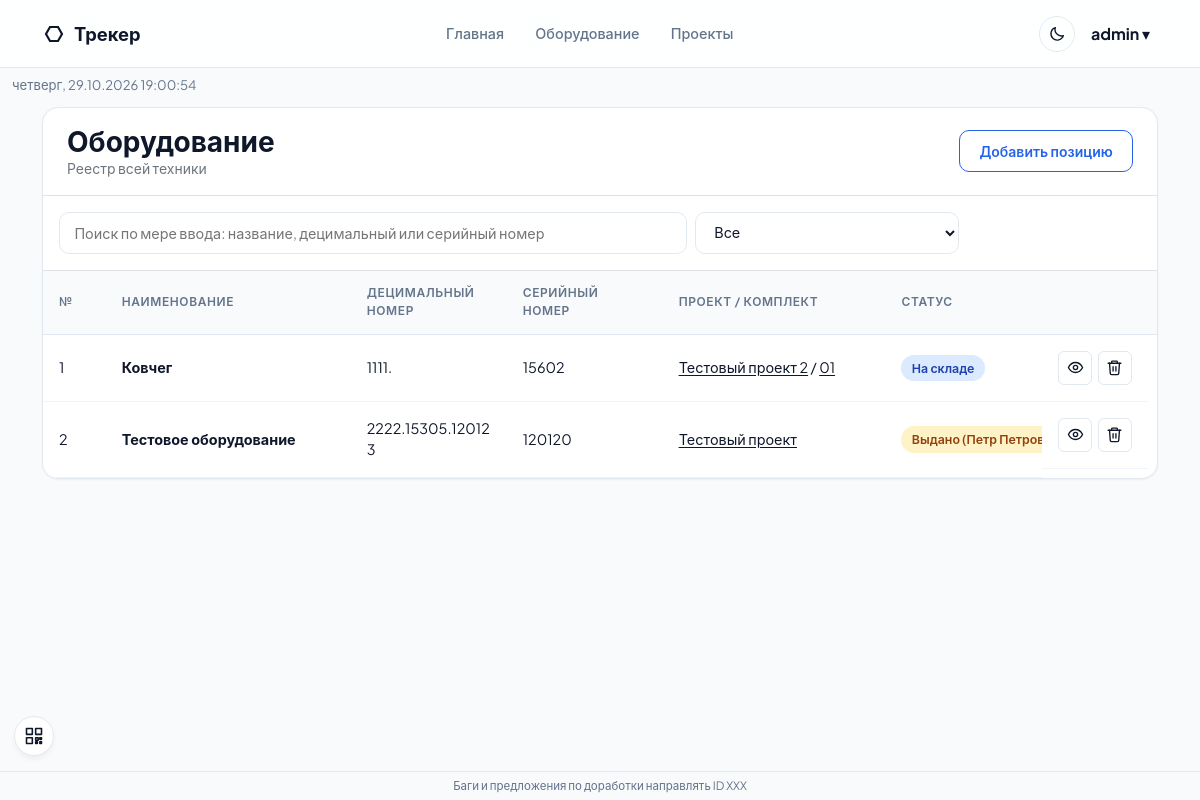
The app's page /equipment/ (signed in) with its own data.
### app/models.py (models this page shows, shortened)
class User(UserMixin, db.Model):
    __tablename__ = 'users'
    id = db.Column(db.Integer, primary_key=True)
    username = db.Column(db.String(64), unique=True, nullable=False)
    password_hash = db.Column(db.String(256), nullable=False)
    password_plain = db.Column(db.String(256))
    must_change_password = db.Column(db.Boolean, default=False, nullable=False)
    role = db.Column(db.String(20), default='user')
    can_report = db.Column(db.Boolean, default=False)
    can_data = db.Column(db.Boolean, default=False)
    created_at = db.Column(db.DateTime, default=datetime.utcnow)
    equipments = db.relationship('Equipment', backref='owner', lazy='dynamic')
    projects = db.relationship('Project', backref='owner', lazy='dynamic')
    employees = db.relationship('Employee', backref='owner', lazy='dynamic')
    operations = db.relationship('Operation', backref='owner', lazy='dynamic')
    @property
    def is_admin(self):
        return self.role == 'admin'
    @property
    def can_use_report(self):
        return self.is_admin or bool(self.can_report)
    @property
    def can_use_data(self):
        return self.is_admin or bool(self.can_data)

class Equipment(db.Model):
    __tablename__ = 'equipments'
    id = db.Column(db.Integer, primary_key=True)
    user_id = db.Column(db.Integer, db.ForeignKey('users.id'), nullable=False)
    name = db.Column(db.String(120), nullable=False)
    category = db.Column(db.String(60))
    decimal_number = db.Column(db.String(100))
    serial_number = db.Column(db.String(100), nullable=True)
    status = db.Column(db.String(80), default='На складе')
    project_id = db.Column(db.Integer, db.ForeignKey('projects.id'), nullable=True)
    kit_id = db.Column(db.Integer, db.ForeignKey('kits.id'), nullable=True)
    received_at = db.Column(db.DateTime, default=datetime.utcnow)
    received_from = db.Column(db.String(255))
    acceptance_report = db.Column(db.String(500))
    photo_path = db.Column(db.String(500))
    status_before_archive = db.Column(db.String(80))
    photos = db.relationship('EquipmentPhoto', backref='equipment', cascade='all, delete-orphan', lazy=True)
    created_at = db.Column(db.DateTime, default=datetime.utcnow)
    operation_items = db.relationship('OperationItem', backref='equipment', lazy=True)

class Project(db.Model):
    __tablename__ = 'projects'
    id = db.Column(db.Integer, primary_key=True)
    user_id = db.Column(db.Integer, db.ForeignKey('users.id'), nullable=False)
    name = db.Column(db.String(120), nullable=False)
    description = db.Column(db.Text)
    archived = db.Column(db.Boolean, default=False, nullable=False)
    created_at = db.Column(db.DateTime, default=datetime.utcnow)
    equipments = db.relationship('Equipment', backref='project', lazy=True)
    kits = db.relationship('Kit', backref='project', cascade='all, delete-orphan', lazy=True)

class Kit(db.Model):
    __tablename__ = 'kits'
    id = db.Column(db.Integer, primary_key=True)
    project_id = db.Column(db.Integer, db.ForeignKey('projects.id'), nullable=False)
    name = db.Column(db.String(120), nullable=False)
    equipments = db.relationship('Equipment', backref='kit', lazy=True)

### app/routes/equipment.py (the view)
@equipment_bp.route('/')
@login_required
def list_equipment():
    items = Equipment.query.filter_by(user_id=current_user.id).order_by(Equipment.name.asc()).all()
    projects = Project.query.filter_by(user_id=current_user.id, archived=False).all()
    kits = Kit.query.join(Project).filter(Project.user_id == current_user.id, Project.archived == False).all()
    return render_template('equipment/list.html', items=items, projects=projects, kits=kits)

### app/routes/main.py (called while the page is built)
def connect_url():
    host = request.host
    name, _, port = host.partition(':') if not host.startswith('[') else (host, '', '')
    if name in ('localhost', '127.0.0.1', '0.0.0.0', ''):
        host = _lan_ip() + (':' + port if port else '')
    return f'{request.scheme}://{host}'

### templates/equipment/list.html (shortened to what this page needs)
{% extends 'base.html' %}
{% import '_icons.html' as icons %}
{% block content %}
<div class="card-custom p-0 overflow-hidden">
<div class="p-3 px-4 border-bottom d-flex justify-content-between align-items-center"><div><h3 class="fw-bold m-0">Оборудование</h3><p class="text-secondary small m-0">Реестр всей техники</p></div><a href="{{ url_for('equipment.add_equipment') }}" class="btn-primary-custom text-decoration-none">Добавить позицию</a></div>
<div class="p-3 border-bottom row g-2 filter-bar"><div class="col-md-7"><input id="equipmentSearch" class="form-control-custom" placeholder="Поиск по мере ввода: название, децимальный или серийный номер"></div><div class="col-md-3"><select id="statusFilter" class="form-select-custom"><option value="">Все</option><option value="На складе">На складе</option><option value="Выдано">Выдано</option><option value="Архивное">Архивное</option></select></div></div>
<div class="table-scroll">
<table class="table-fixed table-custom" id="equipmentTable"><thead><tr><th style="width:48px">№</th><th data-sort="1" style="width:22%">Наименование</th><th style="width:14%">Децимальный номер</th><th style="width:14%">Серийный номер</th><th style="width:20%">Проект / комплект</th><th style="width:120px">Статус</th><th class="col-actions" style="width:88px"></th></tr></thead>
<tbody>{% for item in items %}<tr data-text="{{ (item.name ~ ' ' ~ (item.decimal_number or '') ~ ' ' ~ (item.serial_number or '') ~ ' ' ~ (item.project.name if item.project else '') ~ ' ' ~ (item.kit.name if item.kit else ''))|lower }}" data-status="{{ 'Выдано' if item.status.startswith('Выдано') else item.status }}">
<td class="row-num">{{ loop.index }}</td><td><strong>{{ item.name }}</strong></td><td>{{ item.decimal_number or '—' }}</td><td>{{ item.serial_number or '—' }}</td><td>{% if item.project %}<a href="{{ url_for('directory.project_detail',proj_id=item.project.id) }}">{{ item.project.name }}</a>{% else %}—{% endif %}{% if item.kit %} / <a href="{{ url_for('directory.kit_detail',proj_id=item.project.id,kit_id=item.kit.id) }}">{{ item.kit.name }}</a>{% endif %}</td><td><span class="badge-custom {{ 'badge-stock' if item.status=='На складе' else 'badge-issued' }}">{{ item.status }}</span></td><td class="col-actions icon-actions"><a href="{{ url_for('equipment.detail',item_id=item.id) }}" class="icon-btn" title="Просмотр">{{ icons.eye() }}</a><form method="post" action="{{ url_for('equipment.delete_equipment',item_id=item.id) }}" onsubmit="return confirm('Удалить оборудование «{{ item.name|replace("'", "") }}»? Оно будет удалено вместе с историей перемещений и файлами. Действие нельзя отменить.');"><button type="submit" class="icon-btn icon-danger" title="Удалить">{{ icons.trash() }}</button></form></td>
</tr>{% else %}<tr><td colspan="7" class="text-center py-4 text-secondary">Оборудование отсутствует</td></tr>{% endfor %}</tbody></table>
</div></div>
{% endblock %}

### templates/base.html (shortened to what this page needs)
<!DOCTYPE html>
<html lang="ru">
<head>
<link href="https://cdn.jsdelivr.net/npm/bootstrap@5.3.0/dist/css/bootstrap.min.css" rel="stylesheet">
<link rel="stylesheet" href="{{ url_for('static', filename='css/style.css') }}">
</head>
<body>
{% if current_user.is_authenticated %}
<nav class="navbar-custom mb-0"><div class="container d-flex align-items-center justify-content-between">
<a class="navbar-brand-custom text-decoration-none" href="{{ url_for('main.index') }}">
<svg class="brand-icon" width="24" height="24" viewBox="0 0 24 24" fill="none" stroke="currentColor" stroke-width="2.2" aria-hidden="true"><polygon points="20,12 16,19 8,19 4,12 8,5 16,5"></polygon></svg>
<span>Трекер</span></a>
<div class="d-flex gap-1 align-items-center">
<a class="nav-link-custom text-decoration-none" href="{{ url_for('main.index') }}">Главная</a>
<a class="nav-link-custom text-decoration-none" href="{{ url_for('equipment.list_equipment') }}">Оборудование</a>
<a class="nav-link-custom text-decoration-none" href="{{ url_for('directory.projects') }}">Проекты</a>
</div>
<div class="d-flex align-items-center gap-2">
<button type="button" id="themeToggle" class="theme-toggle" aria-label="Темная тема" title="Темная тема"></button>
<div class="user-menu-wrap">
<button type="button" class="user-menu-trigger" aria-expanded="false"><strong>{{ current_user.username }}</strong> ▾</button>
</div>
</div></div></nav>
<div class="qr-widget" id="qrWidget">
  <button type="button" class="qr-toggle" title="Подключиться с телефона" aria-label="QR для подключения"><svg viewBox="0 0 24 24"><rect x="3" y="3" width="7" height="7"/><rect x="14" y="3" width="7" height="7"/><rect x="3" y="14" width="7" height="7"/><path d="M14 14h3v3h-3zM19 14h2v2h-2zM14 19h2v2h-2zM19 19h2v2h-2z"/></svg></button>
</div>
{% endif %}
<div id="appClock" class="app-clock-global" aria-live="polite"></div>
<div class="container py-2">
{% block content %}{% endblock %}
</div>
<div class="app-footer">Баги и предложения по доработки направлять ID XXX</div>
</body></html>

### templates/_icons.html (shortened to what this page needs)
{% macro eye() %}<svg viewBox="0 0 24 24" aria-hidden="true"><path d="M2 12s3.5-7 10-7 10 7 10 7-3.5 7-10 7S2 12 2 12z"/><circle cx="12" cy="12" r="3"/></svg>{% endmacro %}
{% macro trash() %}<svg viewBox="0 0 24 24" aria-hidden="true"><path d="M3 6h18"/><path d="M8 6V4a1 1 0 0 1 1-1h6a1 1 0 0 1 1 1v2"/><path d="M19 6l-1 14a2 2 0 0 1-2 2H8a2 2 0 0 1-2-2L5 6"/><path d="M10 11v6M14 11v6"/></svg>{% endmacro %}

### records on screen
User: username "admin"
Equipment: name "Ковчег", decimal_number "1111.", serial_number "15602", project.name "Тестовый проект 2", kit.name "01", status "На складе"
Equipment: name "Тестовое оборудование", decimal_number "2222.15305.120123", serial_number "120120", project.name "Тестовый проект", status "Выдано (Петр Петров)"
